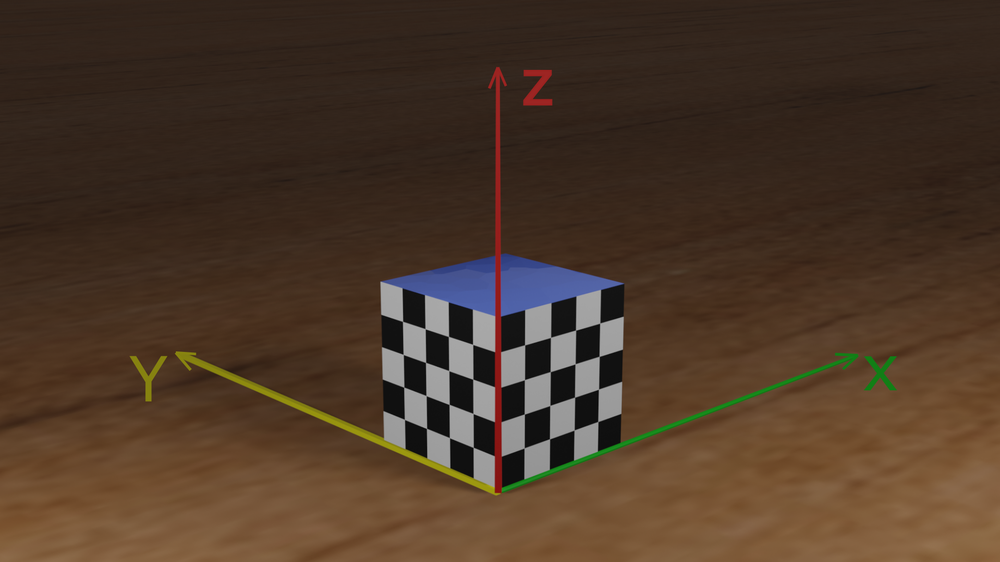
#> input picture checkboard.png, 1000 x 562 px, shrunk from 2002 x 1126 before the run
$ python task2.py
#> lines starting #> are read from the running program, lines starting #| are printed output that depends on the picture; long printed decimals are rounded
###############
##Design the function "calibrate" to  return
# (1) intrinsic_params: should be a list with four elements: [f_x, f_y, o_x, o_y], where f_x and f_y is focal length, o_x and o_y is offset;
# (2) is_constant: should be bool data type. False if the intrinsic parameters differed from world coordinates.
#                                            True if the intrinsic parameters are invariable.
#It is ok to add other functions if you need
###############
import numpy as np
from cv2 import imread, cvtColor, COLOR_BGR2GRAY, TERM_CRITERIA_EPS, TERM_CRITERIA_MAX_ITER, \
    findChessboardCorners, cornerSubPix, drawChessboardCorners

criteria = (TERM_CRITERIA_EPS + TERM_CRITERIA_MAX_ITER, 30, 0.001)

def calibrate(imgname):
#> called with imgname = 'checkboard.png'
    worldcoor=[]   #array for real world from right side of image to left, top to bottom to top
    k=1
    for i in range(1,5):
        for j in range(4,0,-1):
            worldcoor.append([j*10,0,i*10])
        worldcoor.append([0, 0, k * 10])
        for j in range(1,5):
            worldcoor.append([0,j*10,i*10])
        k=k+1

    ima1=imread(imgname)
#> ima1 is the input picture: shape (562, 1000, 3); mean B, G, R 40.6, 56.2, 76.2
    ima=cvtColor(ima1,COLOR_BGR2GRAY)
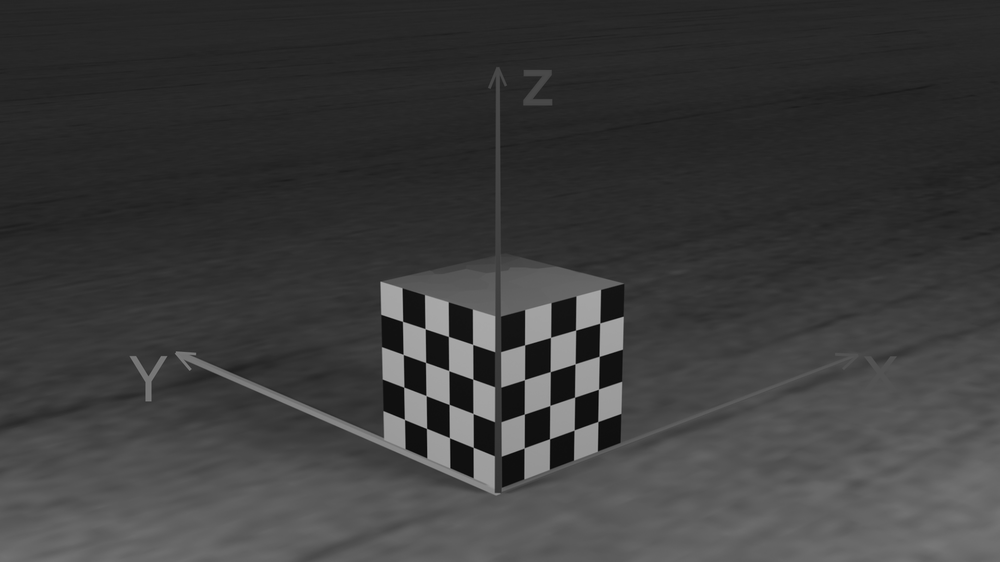
#> ima: shape (562, 1000); min 2, max 178, mean 60.4
    r,imgcoor= findChessboardCorners(ima,(9,4),None)
#> r = True; imgcoor = 36 rows, first 8: [597.9, 421.5], [574, 430], [549.6, 438.6], [524, 447.9], [497, 456], [473.1, 447.5], [449.1, 437.4], [426.5, 428.5]

    if r==True:
        corners2=cornerSubPix(ima,imgcoor,(9,4),(-1,-1),criteria)
#> corners2 = 36 rows, first 8: [597.8, 421.5], [574.2, 430], [549.5, 438.8], [524.2, 447.9], [496.4, 457.3], [473.2, 447.4], [449.5, 437.6], [426.5, 428.4]
        imgcoor=corners2
#> imgcoor has the same summary as corners2
        img=drawChessboardCorners(ima1,(9,4),imgcoor,r)
        a3=[]
        imgcoor=imgcoor.reshape(-1,2).tolist()
#> imgcoor = 36 pairs, first value 402.5 to 599.7, second value 321.4 to 457.3
        for i in range(len(worldcoor)):
            a1 = [worldcoor[i][0], worldcoor[i][1], worldcoor[i][2], 1, 0, 0, 0, 0, (-imgcoor[i][0] * worldcoor[i][0]), (-imgcoor[i][0] * worldcoor[i][1]), (-imgcoor[i][0] * worldcoor[i][2]), -imgcoor[i][0]]
            a2 = [0, 0, 0, 0,worldcoor[i][0], worldcoor[i][1], worldcoor[i][2], 1, (-imgcoor[i][1] * worldcoor[i][0]), (-imgcoor[i][1] * worldcoor[i][1]), (-imgcoor[i][1] * worldcoor[i][2]), -imgcoor[i][1]]
            a3.append(a1)
            a3.append(a2)
#> this loop made 36 passes
#> (a1, a2) on passes 1 to 5: ([40, 0, 10, 1, 0, 0, 0, 0, -23911.9, 0, -5978, -597.8], [0, 0, 0, 0, 40, 0, 10, 1, -16860.6, 0, -4215.1, -421.5]), ([30, 0, 10, 1, 0, 0, 0, 0, -17224.8, 0, -5741.6, -574.2], [0, 0, 0, 0, 30, 0, 10, 1, -12900.9, 0, -4300.3, -430]), ([20, 0, 10, 1, 0, 0, 0, 0, -10990.2, 0, -5495.1, -549.5], [0, 0, 0, 0, 20, 0, 10, 1, -8775.5, 0, -4387.8, -438.8]), ([10, 0, 10, 1, 0, 0, 0, 0, -5241.5, 0, -5241.5, -524.2], [0, 0, 0, 0, 10, 0, 10, 1, -4478.7, 0, -4478.7, -447.9]), ([0, 0, 10, 1, 0, 0, 0, 0, 0, 0, -4963.6, -496.4], [0, 0, 0, 0, 0, 0, 10, 1, 0, 0, -4573.2, -457.3])
#> after the loop, a3 = 72 items

        a3=np.matrix(a3)  #principle matrix of statement 2
        u,s,vt=np.linalg.svd(a3,full_matrices=True)    #here vt is v transpose
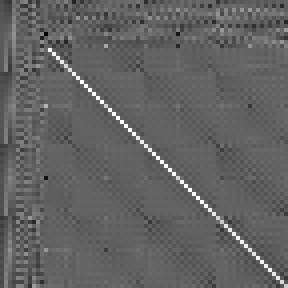
#> u: shape (72, 72) float64 (shown 4 times larger); min -0.596, max 0.944, mean -0.000676; drawn with min black and max white
#> s = [118203.2, 67959.3, 37288, 1308, 188.1, 109.9, 59.35, 10.5, 7.13, 5.19, 1.45, 0.003]
        vt=vt.tolist()
#> vt = 12 items

        x=vt[len(vt)-1]
#> x = [-0.00507, 0.00225, 0.000485, -0.712, 0.000208, 0.000251, 0.0053, -0.703, -2.53e-06, -2.61e-06, 9.81e-07, -0.00143]

        x=[[x[0],x[1],x[2],x[3]],[x[4],x[5],x[6],x[7]],[x[8],x[9],x[10],x[11]]]    #here we get x, now if we calculate lambda we can multiply it to get m, uptil here everything is correct
#> x = [[-0.00507, 0.00225, 0.000485, -0.712], [0.000208, 0.000251, 0.0053, -0.703], [-2.53e-06, -2.61e-06, 9.81e-07, -0.00143]]
        r3=np.matrix([x[2][0],x[2][1],x[2][2]])
#> r3 = [[-2.53e-06, -2.61e-06, 9.81e-07]]
        lda=1/(np.sqrt(np.matmul(r3,r3.T))).item([0][0]) #value of lambda
#> lda = 265428.9
        x=np.matrix(x)
        m=lda*x    #m matrix
#> m = [[-1345.8, 598, 128.6, -188872.6], [55.12, 66.53, 1407.5, -186481.4], [-0.672, -0.693, 0.26, -379.6]]
        m=m.tolist()
        m1 = np.matrix([[m[0][0],m[0][1],m[0][2]]]).T
#> m1 = [[-1345.8], [598], [128.6]]
        m2 = np.matrix([m[1][0], m[1][1], m[1][2]]).T
#> m2 = [[55.12], [66.53], [1407.5]]
        m3 = np.matrix([m[2][0], m[2][1], m[2][2]]).T
#> m3 = [[-0.672], [-0.693], [0.26]]
        m4 = np.matrix([m[0][3], m[1][3], m[2][3]]).T
#> m4 = [[-188872.6], [-186481.4], [-379.6]]

        o_x=np.matmul(m1.T,m3).item([0][0])
#> o_x = 522.8
        o_y=np.matmul(m2.T,m3).item([0][0])
#> o_y = 283.5
        f_x=np.sqrt(((np.matmul(m1.T,m1))-(o_x**2)))
#> f_x = [[1382.7]]
        f_y=np.sqrt(((np.matmul(m2.T,m2))-(o_y**2)))
#> f_y = [[1381.4]]

        return [f_x,f_y,o_x,o_y],False


if __name__ == "__main__":
    intrinsic_params, is_constant = calibrate('checkboard.png')
#> intrinsic_params = [[[1382.7]], [[1381.4]], 522.8, 283.5]; is_constant = False
    print(intrinsic_params)
#| [matrix([[1382.745]]), matrix([[1381.396]]), 522.788, 283.470]
    print(is_constant)
#| False
